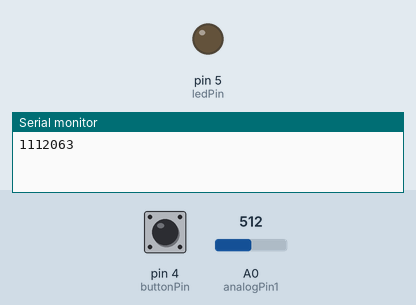
A sketch run on a simulated Arduino Uno, built with avr-gcc and run on an emulated ATmega328P. Shown: output pins drawn as LEDs (lit = HIGH), the last lines printed to the serial monitor. Dashed ring = blinking. The inputs (shaded band) are chosen by the test bench; at power-on: pin 4 (buttonPin) LOW, A0 (analogPin1) = 512. No radio packets arrive unless stated.

Above: at 1.2 s.
1.3 s: pin 4 (buttonPin) pulled HIGH for 3.2 s
At 1.7 s:
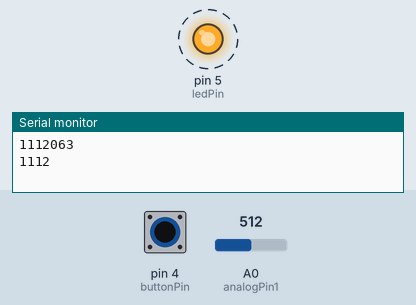
Timing chart, 0 to 6.5 s (numbered marks = the images above; inputs shaded):
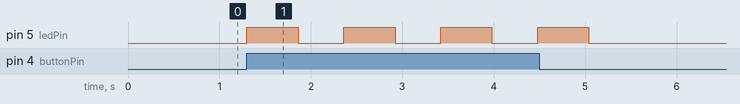

The sketch:

SliderModuleBeta_fixing.ino
```cpp
///midi slider slide module code with virtualwire wireless functionality
//nateohlson

#include <VirtualWire.h>

///set up int variables for one slider
int potVal1 = 0;
int prevPotVal1 = 0;
//pin for analog reading
int analogPin1 = 0;
int difference1 = 0;
int buttonState = 0;
int buttonPin = 4;
int ledPin = 5;

int id1 = 1112; //this is the section for the sliders unique id assignment


char arrayMessage[7];
char id[4];

void setup()
{
  //set up virtual wire transfer rate. default 2000. experiment with higher rates
  vw_setup(2000);
  Serial.begin(9600);
  pinMode(buttonPin, INPUT); //pin for reading button
  pinMode(ledPin, OUTPUT); //pin for led
}

void loop()
{
  //read the value of the pot from the designated analog pin
  potVal1 = analogRead(analogPin1);

  //adjust values for a 1-127 range
  potVal1 = (potVal1 - 11)/ 8.05511811024;
  potVal1 = potVal1 + 1;
  ////////

  //check to make sure the values have changed
  difference1 = abs(potVal1 - prevPotVal1);
  buttonState = digitalRead(buttonPin);
  if (buttonState == HIGH)
  {
    while (buttonState == HIGH)
    {
    digitalWrite(ledPin, HIGH);
    itoa(id1, id, 10);
    sendId(id);
    delay(500);
    digitalWrite(ledPin, LOW);
    delay(500);
    buttonState = digitalRead(buttonPin);
    }
  digitalWrite(ledPin, LOW);
  }
  if (difference1 >= 1)//<<<change accuracy of pot reading
  {
    sprintf(arrayMessage, "%04d%03d", id1, potVal1);
    send(arrayMessage);
    prevPotVal1 = potVal1;
  }
}


//function to send the message
void send(char *message)
{

  vw_send((uint8_t *)message, 7);


  /////////////////////////
  for (int k = 0; k < 7; k++)
  {
    Serial.write(message[k]);
  }
  Serial.println();
///////////////////////////
  vw_wait_tx();
}

void sendId(char *id)
{
  vw_send((uint8_t *)id, 4);
  for (int t = 0; t < 4; t++)
  {
    Serial.write(id[t]);
  }
  Serial.println();

  vw_wait_tx();
}
```

Measured:
- after the input at 1.3 s, pin 5 (ledPin): alternates HIGH for 0.56 s and LOW for 0.50 s, 8 changes in all, then stays LOW, starting at once
